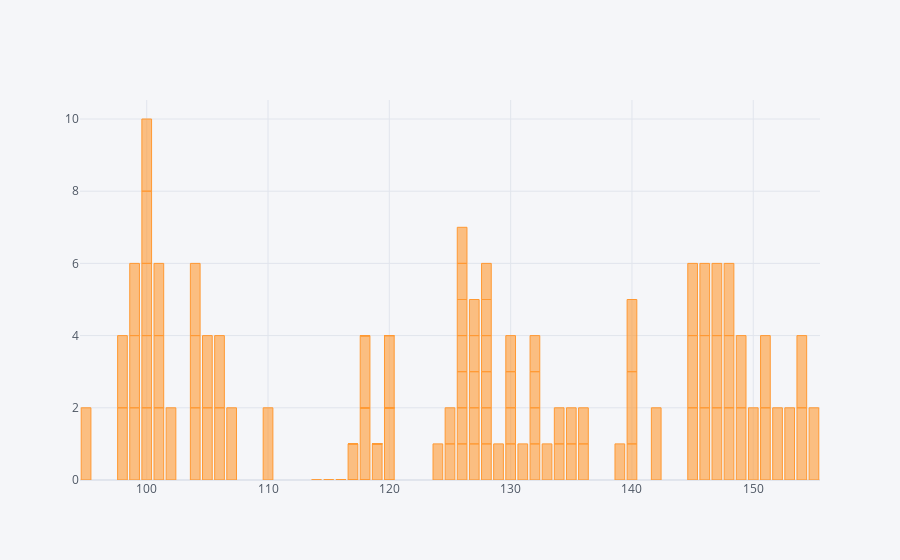

Notebook code cell kept with this figure:
### Code cell
data1.iplot(kind = 'bar',x = 'SBP',y = 'Level')

### Figure 1 — Plotly figure (JSON) as saved in the notebook; plotly's stock layout.template omitted (floating-point values rounded to 4 significant figures; data arrays with more than 128 entries replaced by an {"elided": "..."} marker saying what was removed)
{"data": [{"marker": {"color": "rgba(255, 153, 51, 0.6)", "line": {"color": "rgba(255, 153, 51, 1.0)", "width": 1}}, "name": "Level", "orientation": "v", "text": "", "type": "bar", "x": {"elided": "149 int values"}, "y": {"elided": "149 int values"}}], "layout": {"legend": {"bgcolor": "#F5F6F9", "font": {"color": "#4D5663"}}, "paper_bgcolor": "#F5F6F9", "plot_bgcolor": "#F5F6F9", "title": {"font": {"color": "#4D5663"}}, "xaxis": {"gridcolor": "#E1E5ED", "showgrid": true, "tickfont": {"color": "#4D5663"}, "title": {"font": {"color": "#4D5663"}, "text": ""}, "zerolinecolor": "#E1E5ED"}, "yaxis": {"gridcolor": "#E1E5ED", "showgrid": true, "tickfont": {"color": "#4D5663"}, "title": {"font": {"color": "#4D5663"}, "text": ""}, "zerolinecolor": "#E1E5ED"}}}
